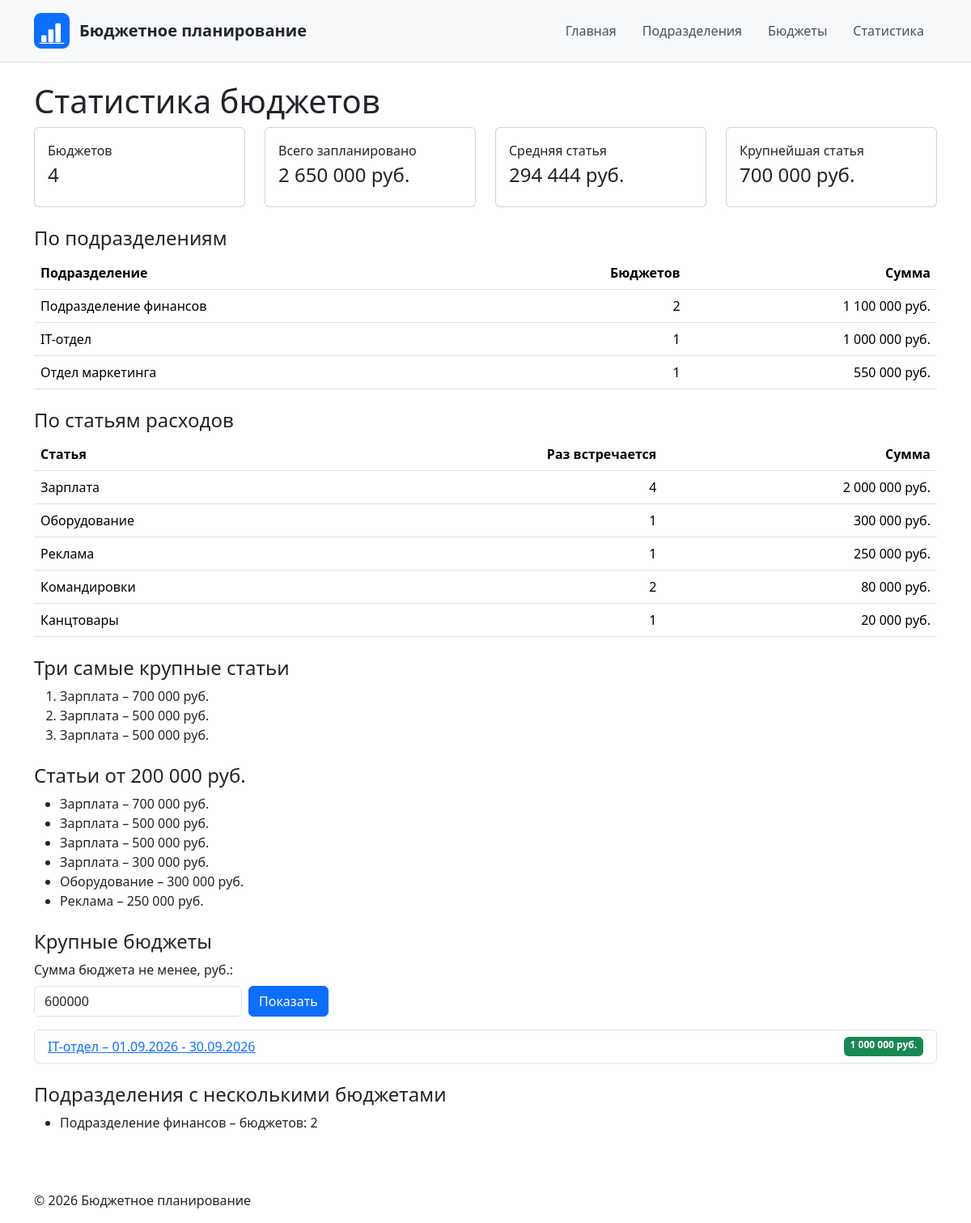
Screenshot of /budgets/statistics/ with the database file from the repository.
### departments/models.py (models this page shows, shortened)
class Department(models.Model):
    name = models.CharField(
        max_length=200,
        unique=True,
        verbose_name="Название подразделения",
    )
    head = models.CharField(
        max_length=200,
        verbose_name="Руководитель",
    )
    class Meta:
        ordering = ["name"]
        verbose_name = "Подразделение"
        verbose_name_plural = "Подразделения"

### budgets/models.py (models this page shows, shortened)
class BudgetItem(models.Model):
    budget = models.ForeignKey(
        Budget,
        on_delete=models.CASCADE,
        related_name="items",
        verbose_name="Бюджет",
    )
    category = models.CharField(
        max_length=200,
        verbose_name="Статья расходов",
    )
    planned = models.DecimalField(
        max_digits=14,
        decimal_places=2,
        verbose_name="Плановая сумма",
    )
    class Meta:
        ordering = ["pk"]
        verbose_name = "Статья бюджета"
        verbose_name_plural = "Статьи бюджета"
        constraints = [
            models.CheckConstraint(
                condition=Q(planned__gt=0),
                name="budgetitem_planned_positive",
            ),
        ]

### budgets/views.py (the view)
# urls.py: path("statistics/", views.statistics, name="statistics"),
def statistics(request):
    min_total = DEFAULT_MIN_TOTAL
    error = None
    min_total_text = request.GET.get("min_total", "").strip()
    if min_total_text:
        parsed = parse_amount(min_total_text)
        if parsed is None:
            error = "Минимальная сумма должна быть неотрицательным числом."
        else:
            min_total = parsed
    budgets_count = Budget.objects.count()
    totals = BudgetItem.objects.aggregate(
        total_planned=Sum("planned"),
        avg_item=Avg("planned"),
        min_item=Min("planned"),
        max_item=Max("planned"),
    )
    totals = {key: value or 0 for key, value in totals.items()}
    by_department = (
        Department.objects
        .annotate(
            department_name=F("name"),
            budgets_count=Count("budgets", distinct=True),
            total=sum_planned("budgets__items__planned"),
        )
        .values("department_name", "budgets_count", "total")
        .order_by("-total", "department_name")
    )
    by_category = (
        BudgetItem.objects
        .values("category")
        .annotate(
            items_count=Count("pk"),
            total=Sum("planned"),
        )
        .order_by("-total", "category")
    )
    top_items = (
        BudgetItem.objects
        .order_by("-planned", "category")
        .values("category", "planned")[:3]
    )
    large_items = (
        BudgetItem.objects
        .filter(planned__gte=LARGE_ITEM)
        .order_by("-planned", "category")
        .values("category", "planned")
    )
    large_budgets = (
        Budget.objects
        .annotate(
            department_name=F("department__name"),
            total=Sum("items__planned"),
        )
        .filter(total__gte=min_total)
        .values("id", "period", "department_name", "total")
        .order_by("-total", "id")
    )
    busy_departments = (
        Department.objects
        .annotate(
            department_name=F("name"),
            budgets_count=Count("budgets"),
        )
        .filter(budgets_count__gt=1)
        .values("department_name", "budgets_count")
        .order_by("-budgets_count", "department_name")
    )
    context = {
        "budgets_count": budgets_count,
        "totals": totals,
        "by_department": by_department,
        "by_category": by_category,
        "top_items": top_items,
        "large_items": large_items,
        "large_item_limit": LARGE_ITEM,
        "large_budgets": large_budgets,
        "min_total": min_total,
        "error": error,
        "busy_departments": busy_departments,
    }
    return render(
        request,
        "budgets/statistics.html",
        context,
    )

### budgets/expressions.py (called while the page is built)
def sum_planned(path="items__planned"):
    return Coalesce(
        Sum(path),
        Value(0),
        output_field=DecimalField(max_digits=14, decimal_places=2),
    )

### budgets/templates/budgets/statistics.html (shortened to what this page needs)
{% extends "base.html" %}
{% block content %}
    <h1>Статистика бюджетов</h1>
    <div class="row mb-4">
        <div class="col-md-3">
            <div class="card statistics-item"><div class="card-body">
                <p class="card-text mb-1">Бюджетов</p>
                <h2 class="h4">{{ budgets_count }}</h2>
            </div></div>
        </div>
        <div class="col-md-3">
            <div class="card statistics-item"><div class="card-body">
                <p class="card-text mb-1">Всего запланировано</p>
                <h2 class="h4">{{ totals.total_planned|floatformat:"0g" }} руб.</h2>
            </div></div>
        </div>
        <div class="col-md-3">
            <div class="card statistics-item"><div class="card-body">
                <p class="card-text mb-1">Средняя статья</p>
                <h2 class="h4">{{ totals.avg_item|floatformat:"0g" }} руб.</h2>
            </div></div>
        </div>
        <div class="col-md-3">
            <div class="card statistics-item"><div class="card-body">
                <p class="card-text mb-1">Крупнейшая статья</p>
                <h2 class="h4">{{ totals.max_item|floatformat:"0g" }} руб.</h2>
            </div></div>
        </div>
    </div>
    <h2 class="h4">По подразделениям</h2>
    <table class="table mb-4">
        <thead>
            <tr>
                <th>Подразделение</th>
                <th class="text-end">Бюджетов</th>
                <th class="text-end">Сумма</th>
            </tr>
        </thead>
        <tbody>
            {% for row in by_department %}
                <tr>
                    <td>{{ row.department_name }}</td>
                    <td class="text-end">{{ row.budgets_count }}</td>
                    <td class="text-end">{{ row.total|floatformat:"0g" }} руб.</td>
                </tr>
            {% empty %}
                <tr><td colspan="3">Данные отсутствуют.</td></tr>
            {% endfor %}
        </tbody>
    </table>
    <h2 class="h4">По статьям расходов</h2>
    <table class="table mb-4">
        <thead>
            <tr>
                <th>Статья</th>
                <th class="text-end">Раз встречается</th>
                <th class="text-end">Сумма</th>
            </tr>
        </thead>
        <tbody>
            {% for row in by_category %}
                <tr>
                    <td>{{ row.category }}</td>
                    <td class="text-end">{{ row.items_count }}</td>
                    <td class="text-end">{{ row.total|floatformat:"0g" }} руб.</td>
                </tr>
            {% empty %}
                <tr><td colspan="3">Данные отсутствуют.</td></tr>
            {% endfor %}
        </tbody>
    </table>
    <h2 class="h4">Три самые крупные статьи</h2>
    <ol class="mb-4">
        {% for item in top_items %}
            <li>
                {{ item.category }} – {{ item.planned|floatformat:"0g" }} руб.
            </li>
        {% empty %}
            <li>Данные отсутствуют.</li>
        {% endfor %}
    </ol>
    <h2 class="h4">
        Статьи от {{ large_item_limit|floatformat:"0g" }} руб.
    </h2>
    <ul class="mb-4">
        {% for item in large_items %}
            <li>
                {{ item.category }} – {{ item.planned|floatformat:"0g" }} руб.
            </li>
        {% empty %}
            <li>Таких статей нет.</li>
        {% endfor %}
    </ul>
    <h2 class="h4">Крупные бюджеты</h2>
    <form method="get" class="row g-2 align-items-end mb-3">
        <div class="col-auto">
            <label for="min_total" class="form-label">
                Сумма бюджета не менее, руб.:
            </label>
            <input
                type="number"
                id="min_total"
                name="min_total"
                class="form-control"
                min="0"
                step="1000"
                value="{{ min_total|floatformat:'0' }}"
            >
        </div>
        <div class="col-auto">
            <button type="submit" class="btn btn-primary">Показать</button>
        </div>
    </form>
    <ul class="list-group mb-4">
        {% for budget in large_budgets %}
            <li class="list-group-item d-flex justify-content-between">
                <a href="{% url 'budgets:detail' budget.id %}">
                    {{ budget.department_name }} – {{ budget.period }}
                </a>
                <span class="badge bg-success">
                    {{ budget.total|floatformat:"0g" }} руб.
                </span>
            </li>
        {% empty %}
            <li class="list-group-item">
                Бюджетов с такой суммой нет.
            </li>
        {% endfor %}
    </ul>
    <h2 class="h4">Подразделения с несколькими бюджетами</h2>
    <ul class="mb-4">
        {% for row in busy_departments %}
            <li>{{ row.department_name }} – бюджетов: {{ row.budgets_count }}</li>
        {% empty %}
            <li>Таких подразделений нет.</li>
        {% endfor %}
    </ul>
{% endblock %}

### homepage/static/homepage/css/style.css (style rules this page uses)
body { min-height: 100vh; }
.statistics-item { height: 100%; }

### rows the page displays
Department: department_name "Подразделение финансов", budgets_count "2", total "1 100 000"
Department: department_name "IT-отдел", budgets_count "1", total "1 000 000", period "01.09.2026 - 30.09.2026"
Department: department_name "Отдел маркетинга", budgets_count "1", total "550 000"
BudgetItem: category "Канцтовары", items_count "1", total "20 000"

### other values shown
{{ budgets_count }} "4"
{{ totals.total_planned|floatformat:"0g" }} "2 650 000"
{{ totals.avg_item|floatformat:"0g" }} "294 444"
{{ totals.max_item|floatformat:"0g" }} "700 000"
{{ row.category }} "Зарплата" "Оборудование" "Реклама" "Командировки"
{{ row.items_count }} "4" "1" "1" "2"
{{ row.total|floatformat:"0g" }} "2 000 000" "300 000" "250 000" "80 000"
{{ item.category }} "Зарплата" "Зарплата" "Зарплата"
{{ item.planned|floatformat:"0g" }} "700 000" "500 000" "500 000"
{{ large_item_limit|floatformat:"0g" }} "200 000"
{{ item.category }} "Зарплата" "Зарплата" "Зарплата" "Зарплата" "Оборудование" "Реклама"
{{ item.planned|floatformat:"0g" }} "700 000" "500 000" "500 000" "300 000" "300 000" "250 000"
